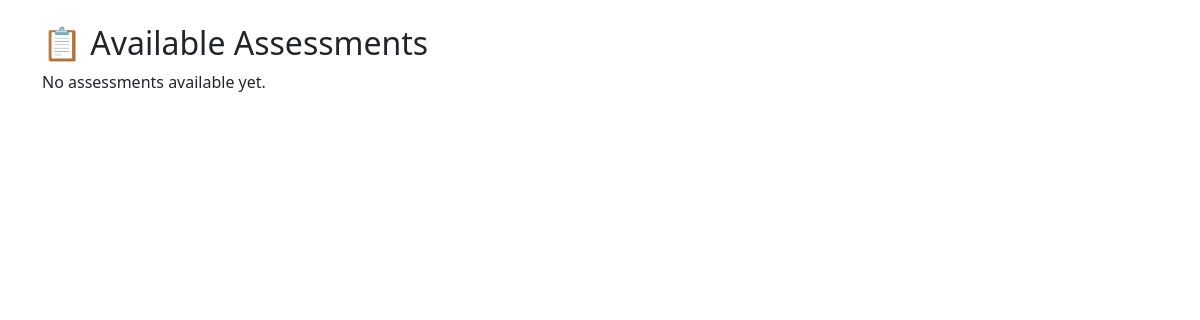
The app's page /assessments/ (signed in), older data.
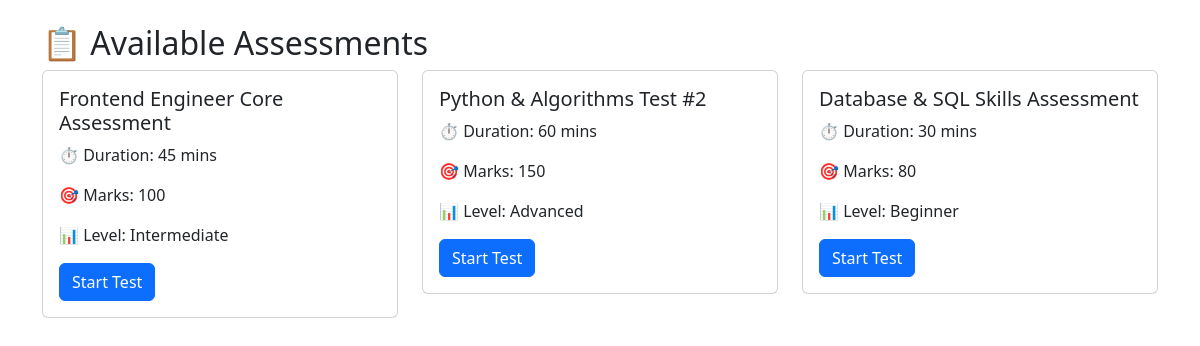
The same page, newer data.
### assessments/models.py (models this page shows, shortened)
class Assessment(models.Model):
    DIFFICULTY = [('Beginner', 'Beginner'), ('Intermediate', 'Intermediate'), ('Advanced', 'Advanced')]
    title = models.CharField(max_length=200, default='')
    duration = models.IntegerField(default=60)
    total_marks = models.IntegerField(default=100)
    difficulty = models.CharField(max_length=20, choices=DIFFICULTY, default='Beginner')
    is_active = models.BooleanField(default=True)

### assessments/views.py (the view)
# urls.py: path('', views.assessment_list, name='assessments'),
@login_required
def assessment_list(request):
    assessments = Assessment.objects.filter(is_active=True)
    return render(request, 'assessments/list.html', {'assessments': assessments})

### accounts/context_processors.py (called while the page is built)
def theme(request):
    active_theme = 'dark'
    user = getattr(request, 'user', None)
    if user is not None and user.is_authenticated:
        settings_obj = getattr(user, 'settings', None)
        if settings_obj is not None:
            active_theme = settings_obj.theme
    return {'active_theme': active_theme}

### OnlineCodingAssessment/assessments/templates/assessments/list.html (shortened to what this page needs)
<!DOCTYPE html>
<html>
<head>
    <link href="https://cdn.jsdelivr.net/npm/bootstrap@5.3.0/dist/css/bootstrap.min.css" rel="stylesheet">
</head>
<body>
<div class="container mt-4">
    <h2>📋 Available Assessments</h2>
    <div class="row">
        {% for a in assessments %}
        <div class="col-md-4 mb-3">
            <div class="card">
                <div class="card-body">
                    <h5 class="card-title">{{ a.title }}</h5>
                    <p>⏱ Duration: {{ a.duration }} mins</p>
                    <p>🎯 Marks: {{ a.total_marks }}</p>
                    <p>📊 Level: {{ a.difficulty }}</p>
                    <a href="/assessments/{{ a.pk }}/take/" class="btn btn-primary">Start Test</a>
                </div>
            </div>
        </div>
        {% empty %}
        <p>No assessments available yet.</p>
        {% endfor %}
    </div>
</div>
</body>
</html>

Row changes from the older to the newer data that the page shows:
added Assessment: title "Frontend Engineer Core Assessment", duration "45", total_marks "100", difficulty "Intermediate"
added Assessment: title "Python & Algorithms Test #2", duration "60", total_marks "150", difficulty "Advanced"
added Assessment: title "Database & SQL Skills Assessment", duration "30", total_marks "80", difficulty "Beginner"
Text that changed along with them:
text no longer shown: "No assessments available yet."
